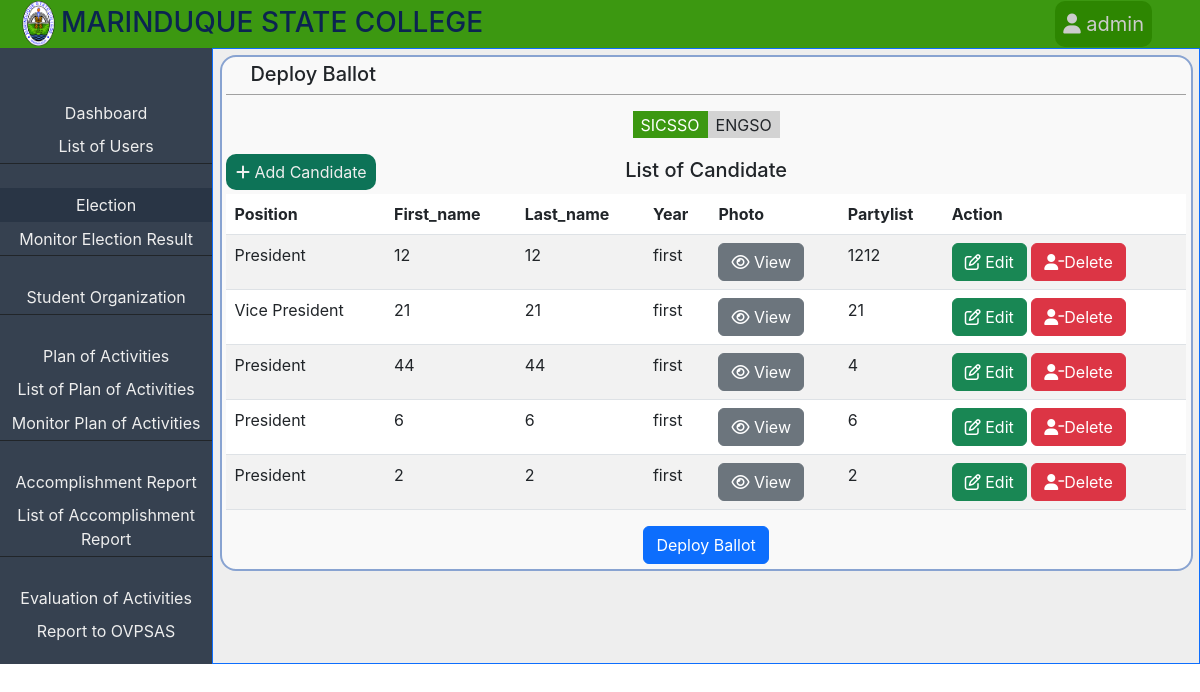
The app's page /admin/admin-election.php?activeStudentOrg=SICSSO (signed in) with its own data.
### tables this page shows
CREATE TABLE `candidate` (
  `id` int(11) NOT NULL,
  `position` varchar(100) DEFAULT NULL,
  `first_name` varchar(100) DEFAULT NULL,
  `last_name` varchar(100) DEFAULT NULL,
  `year` varchar(100) DEFAULT NULL,
  `photo_url` varchar(100) DEFAULT NULL,
  `partylist` varchar(100) DEFAULT NULL,
  `org_name` varchar(100) DEFAULT NULL,
  `school_year` varchar(100) DEFAULT NULL,
  `introduce_yourself` longtext DEFAULT NULL,
  `status` varchar(100) DEFAULT NULL,
  `number_of_votes` int(100) DEFAULT 0,
  `exp_date` varchar(100) DEFAULT NULL
);

### classes/database.php (called while the page is built, shortened)
<?php
class database
{
  private $servername = 'localhost';
  private $username = 'root';
  private $password = '';
  private $dbname = 'etrack';
  public $mysqli = '';
  public function __construct()
  {
    $this->mysqli = new mysqli($this->servername, $this->username, $this->password, $this->dbname);
  }
  public function select($table, $rows = '*', $where = array(), $operator = 'AND')
  {
    $args = array();
    foreach ($where as $key => $value) {
      if (is_int($value)) {
        $args[] = "$key = $value";
      } else {
        $args[] = "$key = '$value'";
      }
    }
    $sql = "SELECT $rows FROM $table WHERE " . implode(" $operator ", $args);
    return $this->mysqli->query($sql);
  }
  public function selectDistinct($table, $rows = '*', $where = array(), $operator = 'AND', $order = "")
  {
    if (empty($where)) {
      $sql = "SELECT DISTINCT $rows FROM $table";
      return $this->mysqli->query($sql);
    }
    $args = array();
    $sql = "SELECT DISTINCT $rows FROM $table WHERE " . implode(" $operator ", $args);
    return $this->mysqli->query($sql);
  }
}

### admin/admin-election.php (the view, shortened to what this page needs)
<?php
include "../classes/database.php";
include "../classes/user.php";
$admin = new database();
?>
<!DOCTYPE html>
<html lang="en">
<head>
  <link rel="stylesheet" href="../css/bootstrap/bootstrap.css?<?php echo time(); ?>">
  <link rel="stylesheet" href="../css/admin.css?<?php echo time(); ?>">
</head>
<body>
  <div class="body">
    <div class="header bg-green-1">
      <div class="d-flex align-items-center"><img class="header-logo" src="../images/msc_logo.png" alt="msc logo">
        <h3 class=" header-texts">MARINDUQUE STATE COLLEGE</h3>
      </div>
      <div class="dropdown">
        <button class="dropbtn"><i class="fa-solid fa-user"></i> <?php User::printSession('admin-username'); ?></button>
      </div>
    </div>
    <div class="page-content">
      <div class="nav-links">
        <nav style="position: sticky; top: 4vh;">
          <ul>
          <li onclick="window.location.href='admin-homepage.php'">Dashboard</li>
            <li onclick="window.location.href='admin-list-of-users.php'" class="mb-4 border-bottom border-dark">List of Users</li>
            <li onclick="window.location.href='admin-election.php'" class="bg-dark-gray2">Election</li>
            <li onclick="window.location.href='admin-monitor-election-result.php'" class="mb-4 border-bottom border-dark">Monitor Election Result </li>
            <li onclick="window.location.href='admin-student-organization.php'" class="mb-4 border-bottom border-dark">Student Organization</li>
            <li onclick="window.location.href='admin-plan-of-activities.php'">Plan of Activities</li>
            <li onclick="window.location.href='admin-list-of-plan-of-activities.php'">List of Plan of Activities</li>
            <li onclick="window.location.href='admin-monitor-plan-of-activities.php'" class="mb-4 border-bottom border-dark">Monitor Plan of Activities</li>
            <li onclick="window.location.href='admin-accomplishment-report.php'">Accomplishment Report</li>
            <li onclick="window.location.href='admin-list-of-accomplishment-report.php'" class="mb-4 border-bottom border-dark">List of Accomplishment Report</li>
            <li onclick="window.location.href='admin-evaluation-of-activities.php'">Evaluation of Activities</li>
            <li onclick="window.location.href='admin-report-to-ovpsas.php'">Report to OVPSAS</li>
          </ul>
        </nav>
      </div>
      <div class="content border border-primary">
        <div class="content-container">
          <div class="content-header">
            <h5>Deploy Ballot</h5>
          </div>
          <nav class="org-list-nav">
            <ul>
              <?php
              $result = $admin->selectDistinct('student_org', 'name_of_org');
              while ($row = mysqli_fetch_assoc($result)) {
              ?>
                <li id="<?php echo $row['name_of_org']; ?>" onclick="window.location.href = 'admin-election.php?activeStudentOrg=<?php echo $row['name_of_org'] ?>';"><?php echo $row['name_of_org']; ?></li>
              <?php } ?>
            </ul>
          </nav>
          <div class="container-add-candidate">
            <a class="add-candidate-btn" href="admin-add-candidate.php?studentOrg=<?php User::printGet('activeStudentOrg'); ?>"><i class="fa-solid fa-plus"></i> Add Candidate</a>
            <h5 class="text-center py-1">List of Candidate</h5>
          </div>
          <div class="table-responsive">
            <table class="table table-striped table-hover">
              <thead>
                <tr>
                  <th>Position</td>
                  <th>First_name</td>
                  <th>Last_name</td>
                  <th>Year</td>
                  <th>Photo</td>
                  <th>Partylist</td>
                  <th>Action</th>
                </tr>
              </thead>
              <tbody>
                <?php $result = $admin->select('candidate', '*', ['org_name' => User::returnValueGet('activeStudentOrg')]);
                while ($row = mysqli_fetch_assoc($result)) {
                ?>
                  <tr>
                    <td><?php echo $row['position']; ?></td>
                    <td><?php echo $row['first_name']; ?></td>
                    <td><?php echo $row['last_name']; ?></td>
                    <td><?php echo $row['year']; ?></td>
                    <td><a class="btn btn-secondary" href="../view-image.php?path=uploads/&imageUrl=<?php echo $row['photo_url']; ?>"><i class="fa-regular fa-eye"></i> View</a></td>
                    <td><?php echo $row['partylist']; ?></td>
                    <td>
                      <a class="btn btn-success" href="admin-edit-candidate.php?studentOrg=<?php echo User::printGet('activeStudentOrg'); ?>&candidateId=<?php echo $row['id']; ?>"><i class="fa-regular fa-pen-to-square"></i> Edit</a>
                      <a class="btn btn-danger" href="admin-delete-candidate.php?studentOrg=<?php echo User::printGet('activeStudentOrg'); ?>&candidateId=<?php echo $row['id']; ?>&photoUrl=<?php echo $row['photo_url']; ?>"><i class="fa-solid fa-user-minus"></i>Delete</a>
                    </td>
                  </tr>
                <?php } ?>
              </tbody>
            </table>
          </div>
          <button class="btn btn-primary d-block mx-auto" onclick="window.location.href='admin-deploy-ballot.php?orgName=<?php User::printGet('activeStudentOrg') ?>'">Deploy Ballot</button>
        </div>
      </div>
    </div>
  </div>
</body>
</html>

### classes/user.php (shortened to what this page needs)
<?php
  class User {
    public static function printGet($name_of_get) {
      if(isset($_GET["$name_of_get"])) {
        echo $_GET["$name_of_get"];
      }
    }
    public static function returnValueGet($name_of_get) {
      if(isset($_GET["$name_of_get"])) {
        return $_GET["$name_of_get"];
      }
    }
    public static function printSession($name_of_session) {
      if(isset($_SESSION["$name_of_session"])) {
        echo $_SESSION["$name_of_session"];
      }
    }
  }

### css/admin.css (style rules this page uses)
* { box-sizing: border-box; font-family: 'Inter'; padding: 0; margin: 0; word-wrap: break-word; }
a { text-decoration: none; color: #EEEEEE; }
.bg-green-1 { background-color: #3C9811; }
.bg-dark-gray2 { background-color: #293545; }
.body { max-width: 1440px; margin: auto; }
.header { height: 3rem; max-width: 1440px; padding: 0 3rem 0 1rem; display: flex; justify-content: space-between; align-items: center; }
.header-logo { height: 45px; }
.header-texts { margin-top: .3rem; color: #0b2450; }
.page-content { display: flex; }
.nav-links { min-height: auto; background-color: #364150; color: #EEEEEE; }
div.nav-links nav ul { text-decoration: none; list-style: none; padding: 0; margin-top: 3rem; }
div.nav-links nav ul li { text-align: center; padding: .3rem 0; margin: 0; }
.content { width: 90%; padding: .4rem; background-color: #EEEEEE; }
.content-container { background: #f9f9f9; border: 2px solid rgba(25, 78, 170, 0.5); border-radius: 16px; padding: 0.3rem; overflow: hidden; }
.content-header { padding: 0 2vw; border-bottom: 1px solid #a1a1a1; margin-bottom: 1rem; }
.org-list-nav ul { display: flex; justify-content: center; text-decoration: none; list-style: none; padding: 0; margin: 0 0 1rem; border-radius: 20px; }
.org-list-nav ul li { padding: .1rem .5rem; background-color: #D3D3D3; margin: 0; }
.add-candidate-btn { border-radius: 10px; text-align: center; background: #0D7357; padding: .35rem .6rem; position: absolute; left: 0; }
.container-add-candidate { position: relative; }
.dropbtn { background-color:#2d8601 ; color: rgb(31, 31, 31); padding: .5rem; font-size: 1.25rem; border: none; cursor: pointer; border-radius: 10px; }
button.dropbtn { color: rgb(204, 204, 204); }
.dropdown { position: relative; display: inline-block; }
table { word-wrap: break-word; }

### records on screen
candidate: position "President", first_name "12", last_name "12", year "first", partylist "1212"
candidate: position "Vice President", first_name "21", last_name "21", year "first", partylist "21"
candidate: position "President", first_name "44", last_name "44", year "first", partylist "4"
candidate: position "President", first_name "6", last_name "6", year "first", partylist "6"
candidate: position "President", first_name "2", last_name "2", year "first", partylist "2"

### other values on screen
$_SESSION["$name_of_session"] "admin"
$row['name_of_org'] "SICSSO"
$row['name_of_org'] "ENGSO"
